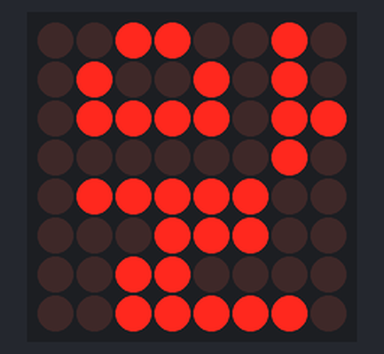
Simulated run of this sketch. Board: Arduino Mega 2560, built with avr-gcc and run on an emulated ATmega2560. Parts: 8×8 LED matrix.

Above: at 0.1 s.
At 0.9 s:
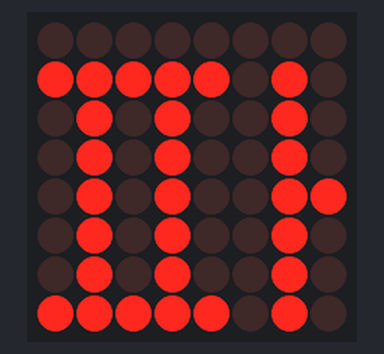
At 1.7 s:
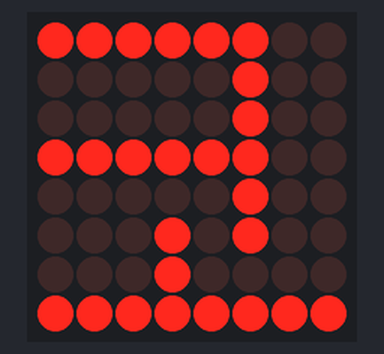
At 3.3 s:
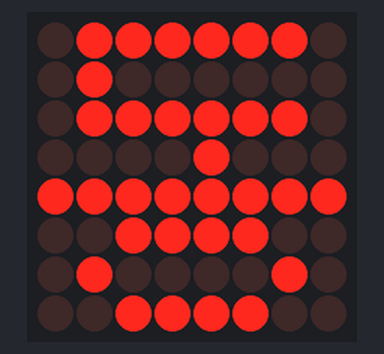
At 4.9 s:
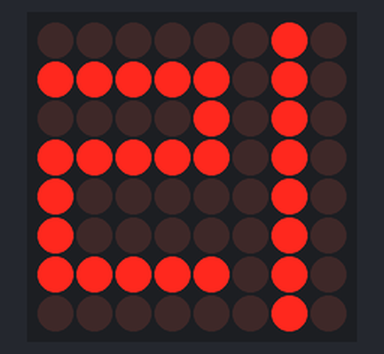
At 7.3 s:
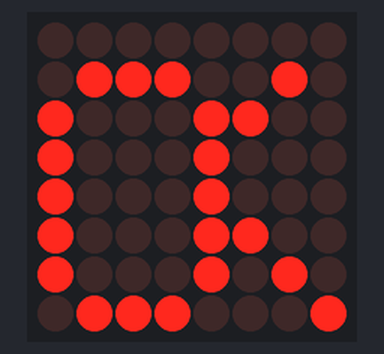

The sketch:

LED8x8alpha_coding.ino
```cpp
 #include "LedControl.h"


// 핀배열 선언하기

LedControl lc=LedControl(22,26,24,1);   // Pins: DIN,CLK,CS,디스플레이개수

// 프레임 사이의 지연 시간
unsigned long delayTime=800;   // ms 단위

// Put values in arrays
// 어레이에 넣는 이미지들 Array는 해피 뉴 이어 입니다.

// 순번을 확인해야 합니다. 1a 는 첫번째 디스플레이(1)의 첫번째 이미지(a) 입니다.

byte Array1a[] = {0x32,0x4a,0x7b,0x2,0x7c,0x1c,0x30,0x3e}; //알
byte Array1b[] ={0x0,0xfa,0x52,0x52,0x53,0x52,0x52,0xfa};  //파
byte Array1c[] ={0xfc,0x4,0x4,0xfc,0x4,0x14,0x10,0xff};    //코
byte Array1d[] ={0xfa,0x82,0x82,0xfa,0x0,0x7c,0x82,0x7c};  //딩
byte Array1e[] ={0x7e,0x40,0x7e,0x8,0xff,0x3c,0x42,0x3c};  //동
byte Array1f[] ={0x32,0x4a,0x4a,0x4b,0x4a,0x4a,0x4a,0x32}; //아
byte Array1g[] ={0x2,0xfa,0xa,0xfa,0x82,0x82,0xfa,0x2};    //리
byte Array1h[] ={0x3c,0x42,0xa5,0x81,0xa5,0x99,0x42,0x3c};       //smile
byte Array1i[] ={0x3c,0x42,0xa5,0x81,0x99,0xa5,0xa5,0x7e};     //찡그림
byte Array1j[] ={0x0,0x72,0x8c,0x88,0x88,0x8c,0x8a,0x71};  //알파3

// 디스플레이 초기화 과정
void setup()
{
  lc.shutdown(0,false);  // Wake up displays
  lc.shutdown(1,false);
  lc.setIntensity(0,5);  // Set intensity levels
  lc.setIntensity(1,5);
  lc.clearDisplay(0);  // Clear Displays
  lc.clearDisplay(1);
}


// 첫번째 디스플레이로 표현하는 프레임별로 제작하기

void alpha_coding1a()
{
  for (int i = 0; i < 8; i++)    //한 줄씩 8X8이므로 8줄
  {
    lc.setRow(0,i,Array1a[i]);
  }
}

void alpha_coding1b()
{
  for (int i = 0; i < 8; i++)    //한 줄씩 8X8이므로 8줄
  {
    lc.setRow(0,i,Array1b[i]);
  }
}

void alpha_coding1c()
{
  for (int i = 0; i < 8; i++)
  {
    lc.setRow(0,i,Array1c[i]);
  }
}

  void alpha_coding1d()
{
  for (int i = 0; i < 8; i++)
  {
    lc.setRow(0,i,Array1d[i]);
  }
}

  void alpha_coding1e()
{
  for (int i = 0; i < 8; i++)
  {
    lc.setRow(0,i,Array1e[i]);
  }
}

  void alpha_coding1f()
{
  for (int i = 0; i < 8; i++)
  {
    lc.setRow(0,i,Array1f[i]);
  }
}


  void alpha_coding1g()
{
  for (int i = 0; i < 8; i++)
  {
    lc.setRow(0,i,Array1g[i]);
  }
}


  void alpha_coding1h()
{
  for (int i = 0; i < 8; i++)
  {
    lc.setRow(0,i,Array1h[i]);
  }
}


  void alpha_coding1i()
{
  for (int i = 0; i < 8; i++)
  {
    lc.setRow(0,i,Array1i[i]);
  }
}


  void alpha_coding1j()
{
  for (int i = 0; i < 8; i++)
  {
    lc.setRow(0,i,Array1j[i]);
  }
}
// 반복해서 디스플레이에 표현하기

void loop()
{
// a 프레임을 양쪽 디스플레이에 표현하기
   alpha_coding1a();    delay(delayTime);
//    alpha_coding2a(); delay(delayTime);
// b frame
    alpha_coding1b();    delay(delayTime);
// c frame
    alpha_coding1c();    delay(delayTime);
 // d frame
    alpha_coding1d();    delay(delayTime);
// e frame
    alpha_coding1e();    delay(delayTime);
// f frame
    alpha_coding1f();    delay(delayTime);
// g frame
    alpha_coding1g();    delay(delayTime);
// h frame
    alpha_coding1h();    delay(delayTime);
// i frame
    alpha_coding1i();    delay(delayTime);
// j frame
    alpha_coding1j();    delay(delayTime);
}
```

Measured:
- by itself, everything shown: repeats every 8.0 s, in 10 steps
- what the display in image 1 shows lasts 0.8 s, from 0.8 s to 1.6 s
